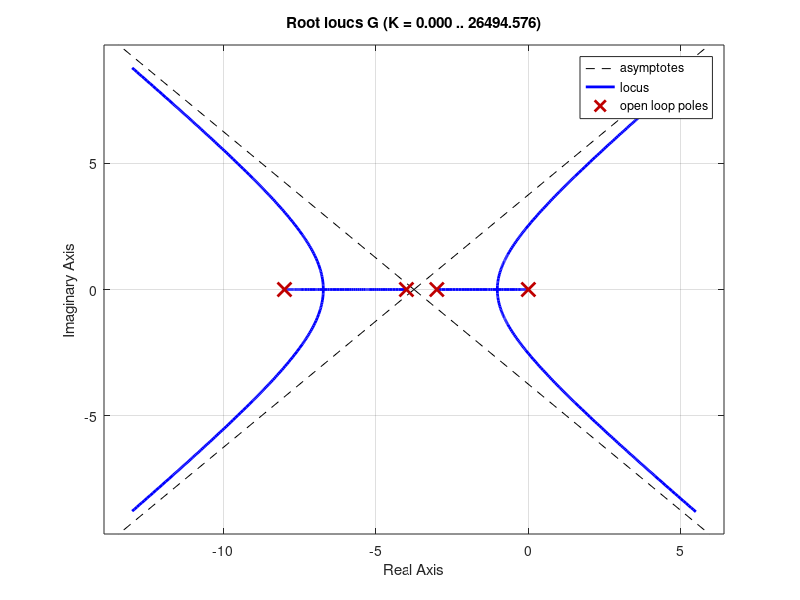

The MATLAB source for this figure: (Note: this script raises an error after producing the figure.)
clear all
close all
clc

s = tf('s');
k=1000;
K=1;
%% Sistema de malha aberta
G =K/(s*((s+3)*(s+4)*(s+8)));
csi=0.5912;
figure, rlocus(G),
sgrid(csi,0)

% G =k*((1/(1+s))*(1/(s+10)));
% Gc =7.69*(s + 18.64)*(1/(s+143.35));

% figure,bode(G);
% figure,bode(Gc);
% figure,bode(G*Gc);
% mf1= feedback(G*Gc,1);
% figure,step(mf1)
